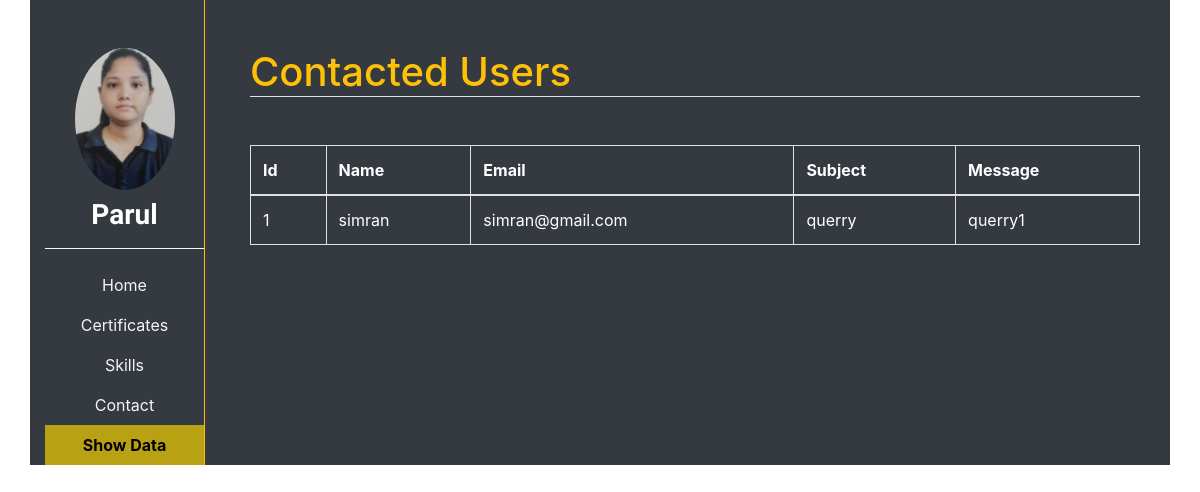
/showdata/, run on an earlier commit of the app's database.
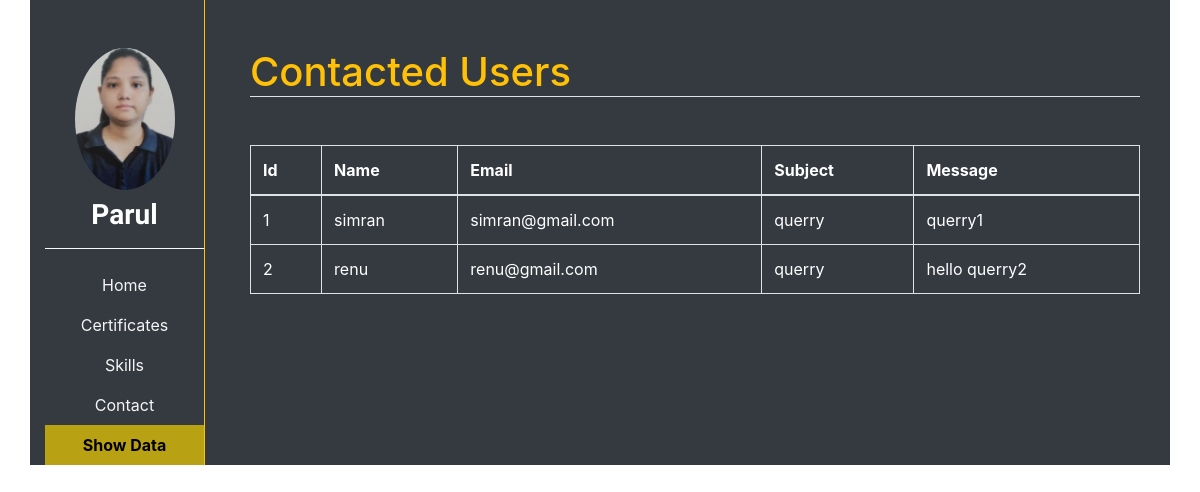
And on a later commit of the database.
### core/models.py (models this page shows)
class Contact(models.Model):
    name=models.CharField(max_length=70)
    email=models.EmailField(max_length=100)
    subject=models.CharField(max_length=200)
    message=models.CharField(max_length=200)
    def __str__(self):
        return self.name

### core/views.py (the view)
# urls.py: path('showdata/',views.showcontact,name="show"),
def showcontact(request):
    cont=Contact.objects.all()
    print(cont)
    return render(request,"core/showdata.html",{"showdata":"active","contact":cont})

### core/templates/core/showdata.html
{% extends 'core/base.html'%}
{% load static %}
{% block content %}
<div class="container mt-5">
    <h1 class="text-warning border-bottom mb-5">Contacted Users</h1>
    <table id="example" class="table table-bordered text-white" style="width:100% ">
        <thead>
            <tr>
                <th>Id</th>
                <th>Name</th>
                <th>Email</th>
                <th>Subject</th>
                <th>Message</th>
            </tr>
        </thead>
        <tbody>
            {% for i in contact %}
            <tr>
                <td>{{i.id}}</td>
                <td>{{i.name}}</td>
                <td>{{i.email}}</td>
                <td>{{i.subject}}</td>
                <td>{{i.message}}</td>
            </tr>
            {% endfor %}
        </tbody>
</div>
{% endblock content %}

### core/templates/core/base.html (shortened to what this page needs)
<!DOCTYPE html>
{% load static %}
<html lang="en">
<head>
    <link rel="stylesheet" href="{% static 'core/css/all.min.css'%}">
    <link rel="stylesheet" href="{% static 'core/css/bootstrap.min.css'%}">
    {% block corecss %}
    <link rel="stylesheet" href="{% static 'core/css/core.css' %}">
    {% endblock corecss %}
</head>
<body>
    <div class="container bg-dark">
        <div class="row">
            <div class="col-sm-2">
               {% include 'core/sidebar.html'%}
            </div>
            <div class="col-sm-10">
                {% block content %} {% endblock content %}
            </div>
        </div>
    </div>
</body>
</html>

### core/templates/core/sidebar.html
{% load static %}
<div class="border-right border-warning h-100">
    <div class="text-center">
        <img src="{% static 'core/images/img.jpg'%}" alt="parul image" class="img-fluid rounded-circle mt-5" width="100px" height="100px">
        <h3 class="mt-2 text-white font-weight-bold fonts">Parul</h3>
    </div>
    <hr class="border-light">
    <nav class="nav flex-column text-center">
        <a href="{% url 'home' %}" class="nav-link {{ home }}">Home</a>
        <a href="{% url 'certificate'%}" class="nav-link {{certificates}}">Certificates</a>
        <a href="{% url 'skills' %}" class="nav-link {{skills}}">Skills</a>
        <a href="{% url 'contact'%}" class="nav-link {{contact}}">Contact</a>
        <a href="{% url 'show'%}" class="nav-link {{showdata}}">Show Data</a>
    </nav>
</div>

### core/static/core/css/core.css (style rules this page uses)
* { box-sizing: border-box; }
html, body { margin: 0; padding: 0; height: 100%; }
.fonts { font-family: 'Satisfy', cursive; }
a.nav-link { color:whitesmoke }
a.nav-link.active { background-color:#b9a114; color:black; font-weight: bold; }

What changed in the data, as far as the page shows it:
added Contact: id "2", name "renu", email "renu@gmail.com", subject "querry", message "hello querry2"
